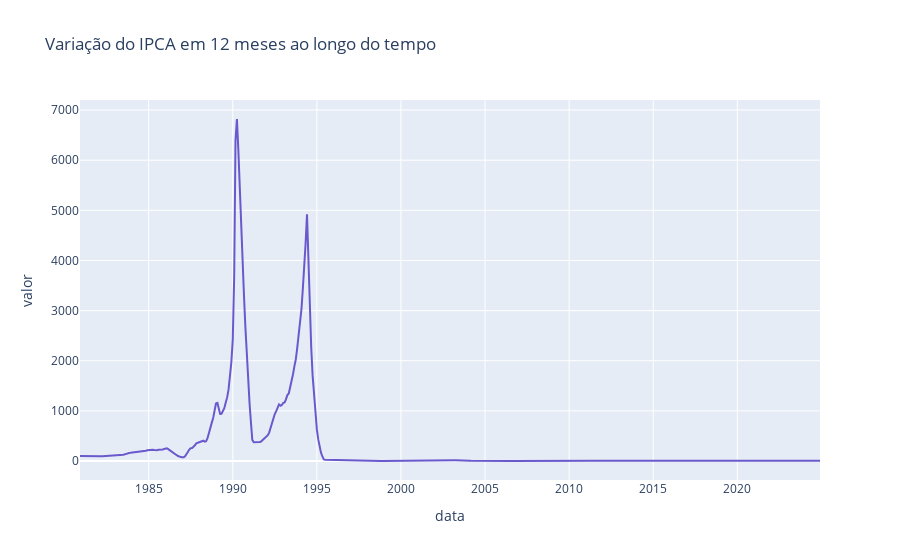

Write notebook code for a chart like this one.
### Code cell
# Gráfico de linhas
fig = px.line(ipca_12M,
               y='valor',
               title='Variação do IPCA em 12 meses ao longo do tempo',
               color_discrete_sequence=['#6959CD']
               );

# Plotar 
fig.show()

### Figure 1 — Plotly figure (JSON) as saved in the notebook; plotly's stock layout.template omitted (floating-point values rounded to 4 significant figures; data arrays with more than 128 entries replaced by an {"elided": "..."} marker saying what was removed)
{"data": [{"hovertemplate": "data=%{x}<br>valor=%{y}<extra></extra>", "legendgroup": "", "line": {"color": "#6959CD", "dash": "solid"}, "marker": {"symbol": "circle"}, "mode": "lines", "name": "", "orientation": "v", "showlegend": false, "type": "scatter", "x": {"elided": "529 str values"}, "xaxis": "x", "y": {"elided": "529 float values"}, "yaxis": "y"}], "layout": {"legend": {"tracegroupgap": 0}, "title": {"text": "Variação do IPCA em 12 meses ao longo do tempo"}, "xaxis": {"anchor": "y", "domain": [0, 1], "title": {"text": "data"}}, "yaxis": {"anchor": "x", "domain": [0, 1], "title": {"text": "valor"}}}}
